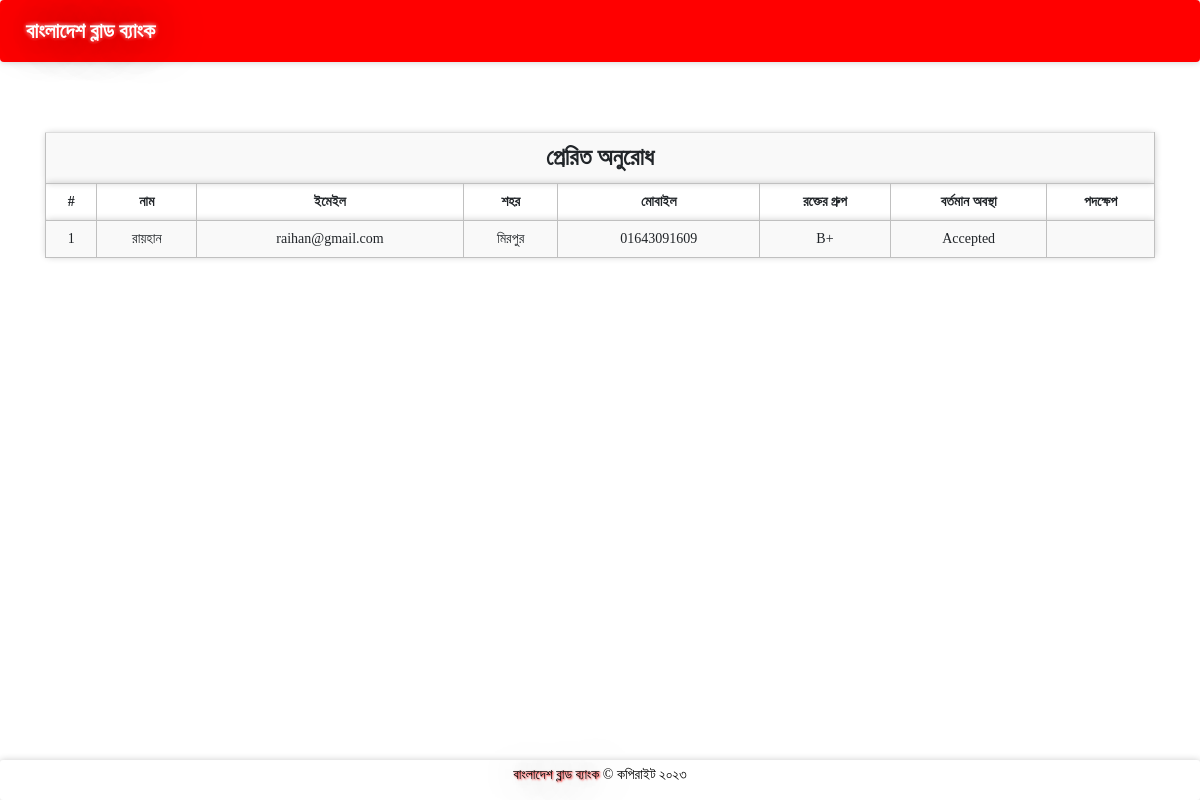
The app's page /sentrequestd.php (signed in) with its own data.
### tables this page shows
CREATE TABLE `blooddonate` (
  `donoid` int(11) NOT NULL,
  `rid` int(11) NOT NULL,
  `hid` int(11) NOT NULL,
  `bg` varchar(11) NOT NULL,
  `status` varchar(100) NOT NULL DEFAULT 'Pending'
);

CREATE TABLE `receivers` (
  `id` int(11) NOT NULL,
  `rname` varchar(100) NOT NULL,
  `remail` varchar(100) NOT NULL,
  `rpassword` varchar(100) NOT NULL,
  `rphone` varchar(100) NOT NULL,
  `rbg` varchar(10) NOT NULL,
  `rcity` varchar(100) NOT NULL
);

### message.php (called while the page is built, shortened)
<?php $counter=0; if(isset($_GET['msg'])) { ?>
	<div class="col-5 alert alert alert-success alert-dismissible fade show card" id="message">
		<button type="button" class="close" data-dismiss="alert" title="close">&times;</button><?php echo $_GET['msg'];?>
	</div>
<?php }?>

### sentrequestd.php (the view, shortened to what this page needs)
<?php
require 'file/connection.php';
  if(!isset($_SESSION['hid']))
  {
  header('location:login.php');
  }
  else {
    $hid = $_SESSION['hid'];
    $sql = "SELECT blooddonate.*, receivers.* from blooddonate, receivers where hid='$hid' && blooddonate.rid=receivers.id";
    $result = mysqli_query($conn, $sql);
?>
<!DOCTYPE html>
<html>
<?php require 'head.php'; ?>
<body>
	<?php require 'header.php'; ?>
	<div class="container cont">
		<?php require 'message.php'; ?>
	<table class="table  table-striped rounded mb-5">
		<tr><th colspan="8" class="title">প্রেরিত অনুরোধ</th></tr>
		<tr>
			<th>#</th>
			<th>নাম</th>
			<th>ইমেইল</th>
			<th>শহর</th>
			<th>মোবাইল</th>
			<th>রক্তের গ্রুপ</th>
			<th>বর্তমান অবস্থা</th>
			<th>পদক্ষেপ</th>
		</tr>
		<?php while($row = mysqli_fetch_array($result)) { ?>
		<tr>
			<td><?php echo ++$counter;?></td>
			<td><?php echo $row['rname'];?></td>
			<td><?php echo $row['remail'];?></td>
			<td><?php echo $row['rcity'];?></td>
			<td><?php echo $row['rphone'];?></td>
			<td><?php echo $row['bg'];?></td>
			<td><?php echo $row['status'];?></td>
			<td><?php if($row['status'] == 'Accepted'){ ?>
			<?php }
			else{ ?>
				<a href="file/canceld.php?donoid=<?php echo $row['donoid'];?>" class="btn btn-danger">Cancel</a>
			<?php } ?>
			</td>
		</tr>
		<?php } ?>
	</table>
</div>
    <?php require 'footer.php'; ?>
</body>
</html>
<?php } ?>

### css/style.css (style rules this page uses)
.cont { padding-top: 40px; text-align: justify; font-size: 1em; }
.card ,nav, .footer,tr,video { border-radius: 3px; transition: all 200ms ease-out; box-shadow: 0px 0px 7px rgba(0, 0, 0, 0.2); }
tr,th,td { border:0.1px solid silver; text-align: center; }
.title { font-weight: bold; font-size: 1.7em; text-transform: capitalize; text-align: center; }

### sentrequestd.php (style rules this page uses)
body { font-family: Li Ador Noirrit; background: white; background-size: cover; min-height: 0; height: 650px; }

### records on screen
blooddonate: receivers.rname "রায়হান", receivers.remail "raihan@gmail.com", receivers.rcity "মিরপুর", receivers.rphone "01643091609", bg "B+", status "Accepted"
